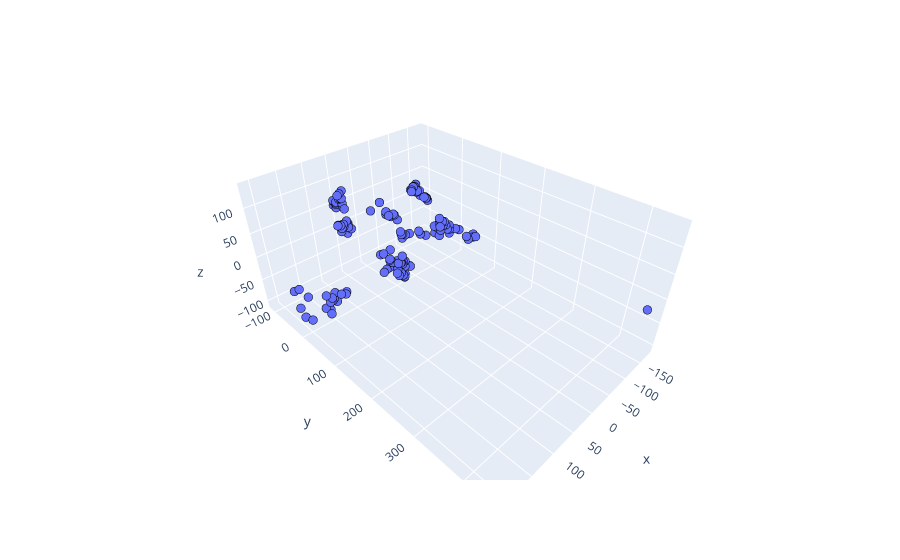

Notebook code cell kept with this figure:
### Code cell
fig = px.scatter_3d(None, x=principalDf['pc1'], y=principalDf['pc2'], z=principalDf['pc3'])

fig.update_traces(marker=dict(size=3, line=dict(color='black', width=0.1)))
fig.update(layout_coloraxis_showscale=False)
fig.show()

### Figure 1 — Plotly figure (JSON) as saved in the notebook; plotly's stock layout.template omitted (floating-point values rounded to 4 significant figures; data arrays with more than 128 entries replaced by an {"elided": "..."} marker saying what was removed)
{"data": [{"hovertemplate": "x=%{x}<br>y=%{y}<br>z=%{z}<extra></extra>", "legendgroup": "", "marker": {"color": "#636efa", "line": {"color": "black", "width": 0.1}, "size": 3, "symbol": "circle"}, "mode": "markers", "name": "", "scene": "scene", "showlegend": false, "type": "scatter3d", "x": {"elided": "165 float values"}, "y": {"elided": "165 float values"}, "z": {"elided": "165 float values"}}], "layout": {"coloraxis": {"showscale": false}, "legend": {"tracegroupgap": 0}, "margin": {"t": 60}, "scene": {"domain": {"x": [0, 1], "y": [0, 1]}, "xaxis": {"title": {"text": "x"}}, "yaxis": {"title": {"text": "y"}}, "zaxis": {"title": {"text": "z"}}}}}
